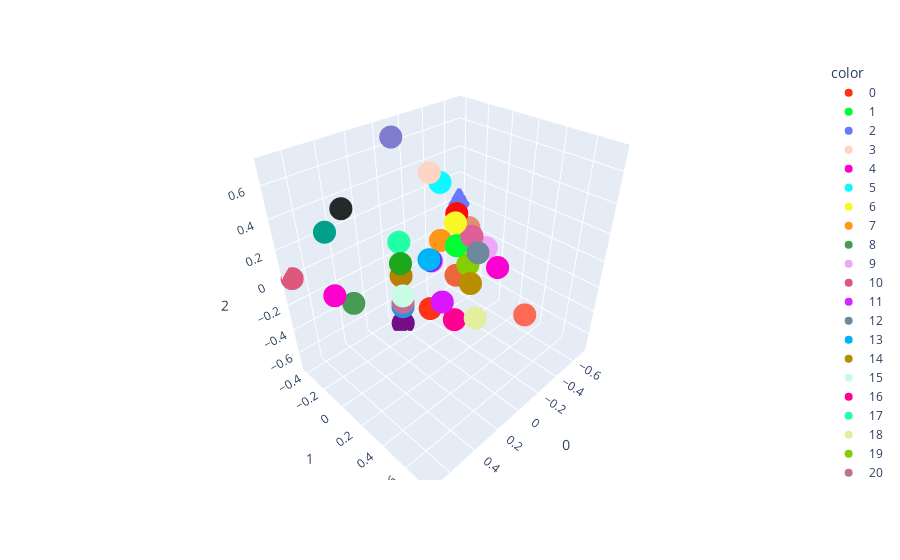

The cell this chart's notebook holds for it:
### Code cell
def run_visualization_pca(beliefs):
    pca = PCA(n_components=3)
    pca.fit(beliefs)

    return pca

def visualize_ground_truth_simplex_3d(beliefs, belief_labels, pca):

    beliefs_pca = pca.transform(beliefs)

    colors = px.colors.qualitative.Light24 + px.colors.qualitative.Dark24 + px.colors.qualitative.Plotly
    fig = px.scatter_3d(beliefs_pca, x=0, y=1, z=2,
                        color=[str(i) for i in belief_labels],
                        color_discrete_sequence=colors)
    fig.show()

vis_pca = run_visualization_pca(list(msp_belief_index.keys()))
index = list(msp_belief_index.values())
visualize_ground_truth_simplex_3d(list(msp_belief_index.keys()),
                                  list(msp_belief_index.values()),
                                  vis_pca)

### Figure 1 — Plotly figure (JSON) as saved in the notebook; plotly's stock layout.template omitted (floating-point values rounded to 4 significant figures)
{"data": [{"hovertemplate": "color=0<br>0=%{x}<br>1=%{y}<br>2=%{z}<extra></extra>", "legendgroup": "0", "marker": {"color": "#FD3216", "symbol": "circle"}, "mode": "markers", "name": "0", "scene": "scene", "showlegend": true, "type": "scatter3d", "x": [0.1768], "y": [0.2009], "z": [-0.1768]}, {"hovertemplate": "color=1<br>0=%{x}<br>1=%{y}<br>2=%{z}<extra></extra>", "legendgroup": "1", "marker": {"color": "#00FE35", "symbol": "circle"}, "mode": "markers", "name": "1", "scene": "scene", "showlegend": true, "type": "scatter3d", "x": [-0.2357], "y": [0.01605], "z": [-3.121e-17]}, {"hovertemplate": "color=2<br>0=%{x}<br>1=%{y}<br>2=%{z}<extra></extra>", "legendgroup": "2", "marker": {"color": "#6A76FC", "symbol": "circle"}, "mode": "markers", "name": "2", "scene": "scene", "showlegend": true, "type": "scatter3d", "x": [-0.7071], "y": [-0.4166], "z": [-3.551e-16]}, {"hovertemplate": "color=3<br>0=%{x}<br>1=%{y}<br>2=%{z}<extra></extra>", "legendgroup": "3", "marker": {"color": "#FED4C4", "symbol": "circle"}, "mode": "markers", "name": "3", "scene": "scene", "showlegend": true, "type": "scatter3d", "x": [-0.3536], "y": [-0.3537], "z": [0.3536]}, {"hovertemplate": "color=4<br>0=%{x}<br>1=%{y}<br>2=%{z}<extra></extra>", "legendgroup": "4", "marker": {"color": "#FE00CE", "symbol": "circle"}, "mode": "markers", "name": "4", "scene": "scene", "showlegend": true, "type": "scatter3d", "x": [0.4714], "y": [-0.3746], "z": [-0.2357]}, {"hovertemplate": "color=5<br>0=%{x}<br>1=%{y}<br>2=%{z}<extra></extra>", "legendgroup": "5", "marker": {"color": "#0DF9FF", "symbol": "circle"}, "mode": "markers", "name": "5", "scene": "scene", "showlegend": true, "type": "scatter3d", "x": [-0.4714], "y": [-0.3746], "z": [0.2357]}, {"hovertemplate": "color=6<br>0=%{x}<br>1=%{y}<br>2=%{z}<extra></extra>", "legendgroup": "6", "marker": {"color": "#F6F926", "symbol": "circle"}, "mode": "markers", "name": "6", "scene": "scene", "showlegend": true, "type": "scatter3d", "x": [-2.12e-16], "y": [0.2324], "z": [0.3536]}, {"hovertemplate": "color=7<br>0=%{x}<br>1=%{y}<br>2=%{z}<extra></extra>", "legendgroup": "7", "marker": {"color": "#FF9616", "symbol": "circle"}, "mode": "markers", "name": "7", "scene": "scene", "showlegend": true, "type": "scatter3d", "x": [-0.4714], "y": [-0.3746], "z": [-0.2357]}, {"hovertemplate": "color=8<br>0=%{x}<br>1=%{y}<br>2=%{z}<extra></extra>", "legendgroup": "8", "marker": {"color": "#479B55", "symbol": "circle"}, "mode": "markers", "name": "8", "scene": "scene", "showlegend": true, "type": "scatter3d", "x": [0.3536], "y": [-0.3537], "z": [-0.3536]}, {"hovertemplate": "color=9<br>0=%{x}<br>1=%{y}<br>2=%{z}<extra></extra>", "legendgroup": "9", "marker": {"color": "#EEA6FB", "symbol": "circle"}, "mode": "markers", "name": "9", "scene": "scene", "showlegend": true, "type": "scatter3d", "x": [-0.3536], "y": [0.1694], "z": [-1.608e-16]}, {"hovertemplate": "color=10<br>0=%{x}<br>1=%{y}<br>2=%{z}<extra></extra>", "legendgroup": "10", "marker": {"color": "#DC587D", "symbol": "circle"}, "mode": "markers", "name": "10", "scene": "scene", "showlegend": true, "type": "scatter3d", "x": [0.7071], "y": [-0.4166], "z": [-9.141e-17]}, {"hovertemplate": "color=11<br>0=%{x}<br>1=%{y}<br>2=%{z}<extra></extra>", "legendgroup": "11", "marker": {"color": "#D626FF", "symbol": "circle"}, "mode": "markers", "name": "11", "scene": "scene", "showlegend": true, "type": "scatter3d", "x": [-0.3536], "y": [-0.3537], "z": [-0.3536]}, {"hovertemplate": "color=12<br>0=%{x}<br>1=%{y}<br>2=%{z}<extra></extra>", "legendgroup": "12", "marker": {"color": "#6E899C", "symbol": "circle"}, "mode": "markers", "name": "12", "scene": "scene", "showlegend": true, "type": "scatter3d", "x": [-1.391e-16], "y": [0.4068], "z": [0.2357]}, {"hovertemplate": "color=13<br>0=%{x}<br>1=%{y}<br>2=%{z}<extra></extra>", "legendgroup": "13", "marker": {"color": "#00B5F7", "symbol": "circle"}, "mode": "markers", "name": "13", "scene": "scene", "showlegend": true, "type": "scatter3d", "x": [0.1768], "y": [0.2009], "z": [0.1768]}, {"hovertemplate": "color=14<br>0=%{x}<br>1=%{y}<br>2=%{z}<extra></extra>", "legendgroup": "14", "marker": {"color": "#B68E00", "symbol": "circle"}, "mode": "markers", "name": "14", "scene": "scene", "showlegend": true, "type": "scatter3d", "x": [-0.1768], "y": [0.2009], "z": [-0.1768]}, {"hovertemplate": "color=15<br>0=%{x}<br>1=%{y}<br>2=%{z}<extra></extra>", "legendgroup": "15", "marker": {"color": "#C9FBE5", "symbol": "circle"}, "mode": "markers", "name": "15", "scene": "scene", "showlegend": true, "type": "scatter3d", "x": [0.3536], "y": [0.1694], "z": [-3.59e-17]}, {"hovertemplate": "color=16<br>0=%{x}<br>1=%{y}<br>2=%{z}<extra></extra>", "legendgroup": "16", "marker": {"color": "#FF0092", "symbol": "circle"}, "mode": "markers", "name": "16", "scene": "scene", "showlegend": true, "type": "scatter3d", "x": [-1.94e-16], "y": [0.2324], "z": [-0.3536]}, {"hovertemplate": "color=17<br>0=%{x}<br>1=%{y}<br>2=%{z}<extra></extra>", "legendgroup": "17", "marker": {"color": "#22FFA7", "symbol": "circle"}, "mode": "markers", "name": "17", "scene": "scene", "showlegend": true, "type": "scatter3d", "x": [0.2357], "y": [0.01605], "z": [0.2357]}, {"hovertemplate": "color=18<br>0=%{x}<br>1=%{y}<br>2=%{z}<extra></extra>", "legendgroup": "18", "marker": {"color": "#E3EE9E", "symbol": "circle"}, "mode": "markers", "name": "18", "scene": "scene", "showlegend": true, "type": "scatter3d", "x": [-1.271e-16], "y": [0.4068], "z": [-0.2357]}, {"hovertemplate": "color=19<br>0=%{x}<br>1=%{y}<br>2=%{z}<extra></extra>", "legendgroup": "19", "marker": {"color": "#86CE00", "symbol": "circle"}, "mode": "markers", "name": "19", "scene": "scene", "showlegend": true, "type": "scatter3d", "x": [-0.2828], "y": [0.0774], "z": [-0.1414]}, {"hovertemplate": "color=20<br>0=%{x}<br>1=%{y}<br>2=%{z}<extra></extra>", "legendgroup": "20", "marker": {"color": "#BC7196", "symbol": "circle"}, "mode": "markers", "name": "20", "scene": "scene", "showlegend": true, "type": "scatter3d", "x": [0.2828], "y": [0.0774], "z": [-0.1414]}, {"hovertemplate": "color=21<br>0=%{x}<br>1=%{y}<br>2=%{z}<extra></extra>", "legendgroup": "21", "marker": {"color": "#7E7DCD", "symbol": "circle"}, "mode": "markers", "name": "21", "scene": "scene", "showlegend": true, "type": "scatter3d", "x": [-4.307e-16], "y": [-0.2907], "z": [0.7071]}, {"hovertemplate": "color=22<br>0=%{x}<br>1=%{y}<br>2=%{z}<extra></extra>", "legendgroup": "22", "marker": {"color": "#FC6955", "symbol": "circle"}, "mode": "markers", "name": "22", "scene": "scene", "showlegend": true, "type": "scatter3d", "x": [6.764e-18], "y": [0.7555], "z": [1.961e-17]}, {"hovertemplate": "color=23<br>0=%{x}<br>1=%{y}<br>2=%{z}<extra></extra>", "legendgroup": "23", "marker": {"color": "#E48F72", "symbol": "circle"}, "mode": "markers", "name": "23", "scene": "scene", "showlegend": true, "type": "scatter3d", "x": [-0.2828], "y": [0.0774], "z": [0.1414]}, {"hovertemplate": "color=24<br>0=%{x}<br>1=%{y}<br>2=%{z}<extra></extra>", "legendgroup": "24", "marker": {"color": "#2E91E5", "symbol": "circle"}, "mode": "markers", "name": "24", "scene": "scene", "showlegend": true, "type": "scatter3d", "x": [0.2357], "y": [0.01605], "z": [-0.2357]}, {"hovertemplate": "color=25<br>0=%{x}<br>1=%{y}<br>2=%{z}<extra></extra>", "legendgroup": "25", "marker": {"color": "#E15F99", "symbol": "circle"}, "mode": "markers", "name": "25", "scene": "scene", "showlegend": true, "type": "scatter3d", "x": [-0.1768], "y": [0.2009], "z": [0.1768]}, {"hovertemplate": "color=26<br>0=%{x}<br>1=%{y}<br>2=%{z}<extra></extra>", "legendgroup": "26", "marker": {"color": "#1CA71C", "symbol": "circle"}, "mode": "markers", "name": "26", "scene": "scene", "showlegend": true, "type": "scatter3d", "x": [0.2828], "y": [0.0774], "z": [0.1414]}, {"hovertemplate": "color=27<br>0=%{x}<br>1=%{y}<br>2=%{z}<extra></extra>", "legendgroup": "27", "marker": {"color": "#FB0D0D", "symbol": "circle"}, "mode": "markers", "name": "27", "scene": "scene", "showlegend": true, "type": "scatter3d", "x": [-0.2357], "y": [0.01605], "z": [0.2357]}, {"hovertemplate": "color=28<br>0=%{x}<br>1=%{y}<br>2=%{z}<extra></extra>", "legendgroup": "28", "marker": {"color": "#DA16FF", "symbol": "circle"}, "mode": "markers", "name": "28", "scene": "scene", "showlegend": true, "type": "scatter3d", "x": [0.2357], "y": [0.3648], "z": [-2.203e-17]}, {"hovertemplate": "color=29<br>0=%{x}<br>1=%{y}<br>2=%{z}<extra></extra>", "legendgroup": "29", "marker": {"color": "#222A2A", "symbol": "circle"}, "mode": "markers", "name": "29", "scene": "scene", "showlegend": true, "type": "scatter3d", "x": [0.3536], "y": [-0.3537], "z": [0.3536]}, {"hovertemplate": "color=30<br>0=%{x}<br>1=%{y}<br>2=%{z}<extra></extra>", "legendgroup": "30", "marker": {"color": "#B68100", "symbol": "circle"}, "mode": "markers", "name": "30", "scene": "scene", "showlegend": true, "type": "scatter3d", "x": [0.2357], "y": [0.01605], "z": [5.9e-17]}, {"hovertemplate": "color=31<br>0=%{x}<br>1=%{y}<br>2=%{z}<extra></extra>", "legendgroup": "31", "marker": {"color": "#750D86", "symbol": "circle"}, "mode": "markers", "name": "31", "scene": "scene", "showlegend": true, "type": "scatter3d", "x": [-3.948e-16], "y": [-0.2907], "z": [-0.7071]}, {"hovertemplate": "color=32<br>0=%{x}<br>1=%{y}<br>2=%{z}<extra></extra>", "legendgroup": "32", "marker": {"color": "#EB663B", "symbol": "circle"}, "mode": "markers", "name": "32", "scene": "scene", "showlegend": true, "type": "scatter3d", "x": [-0.2357], "y": [0.01605], "z": [-0.2357]}, {"hovertemplate": "color=33<br>0=%{x}<br>1=%{y}<br>2=%{z}<extra></extra>", "legendgroup": "33", "marker": {"color": "#511CFB", "symbol": "circle"}, "mode": "markers", "name": "33", "scene": "scene", "showlegend": true, "type": "scatter3d", "x": [-4.639e-18], "y": [0.01605], "z": [1.389e-17]}, {"hovertemplate": "color=34<br>0=%{x}<br>1=%{y}<br>2=%{z}<extra></extra>", "legendgroup": "34", "marker": {"color": "#00A08B", "symbol": "circle"}, "mode": "markers", "name": "34", "scene": "scene", "showlegend": true, "type": "scatter3d", "x": [0.4714], "y": [-0.3746], "z": [0.2357]}, {"hovertemplate": "color=35<br>0=%{x}<br>1=%{y}<br>2=%{z}<extra></extra>", "legendgroup": "35", "marker": {"color": "#FB00D1", "symbol": "circle"}, "mode": "markers", "name": "35", "scene": "scene", "showlegend": true, "type": "scatter3d", "x": [-0.2357], "y": [0.3648], "z": [-1.053e-16]}], "layout": {"legend": {"title": {"text": "color"}, "tracegroupgap": 0}, "margin": {"t": 60}, "scene": {"domain": {"x": [0, 1], "y": [0, 1]}, "xaxis": {"title": {"text": "0"}}, "yaxis": {"title": {"text": "1"}}, "zaxis": {"title": {"text": "2"}}}}}
